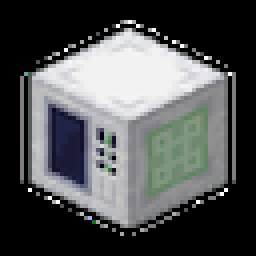
#> input picture src/main/resources/legacy_art/pack.png, 64 x 64 px (shown 4 times larger)
$ python -i legacy_pack.py   (imports and definitions only)
#> lines starting #> are read from the running program, lines starting #| are printed output that depends on the picture
"""Re-cut the built-in fallback resource pack straight from a released tag.

The result lands in `src/main/resources/legacy_art/`, ships inside the jar, and is offered to the
player by `NeoECOPrototypeClient#onAddPackFinders` -- so "go back to the previous look" is a toggle in
the resource pack screen rather than something they have to download.

The pack carries blockstates as well as models and textures, which is what makes it need no
maintenance: a shipped blockstate only names the properties of its own era, and Minecraft matches
variant keys as subsets, so states this version added later fall through to the old wildcard keys
instead of resolving to nothing (measured: v1.2.7's 16 storage-host keys cover all 32 states the
current block can build, exactly once each). Dropping a property from a block would break that -- the
old key would name a property the block no longer has, get discarded, and really would hide the
block -- so re-run this script whenever a release removes one.

Usage:  python tools/legacy_pack.py v1.2.8
"""
import glob
import itertools
import json
import os
import re
import shutil
import subprocess
import sys
import zipfile

REPO = os.path.dirname(os.path.dirname(os.path.abspath(__file__)))
NS = "neoecoprototype"
SRC = f"src/main/resources/assets/{NS}"
PACK = os.path.join(REPO, "src", "main", "resources", "legacy_art")
PARTS = ("models", "textures", "blockstates")


# [15 lines left out: function extract, not called in this run]


def build(source):
    if os.path.isdir(PACK):
        shutil.rmtree(PACK)
    os.makedirs(PACK)
    with open(os.path.join(PACK, "pack.mcmeta"), "w", encoding="utf-8") as fh:
        json.dump({"pack": {"description": "Neo ECO Prototype legacy art", "pack_format": 34}},
                  fh, ensure_ascii=False, indent=4)
    write_cover()
    for part in PARTS:
        src = os.path.join(source, part)
        if os.path.isdir(src):
            shutil.copytree(src, os.path.join(PACK, "assets", NS, part))


def write_cover():
    """A pack without pack.png gets Minecraft's default stone tile as its icon, which reads as
    "broken texture" to everyone. The mod logo is not square, so centre-crop before downscaling."""
    logo = os.path.join(REPO, "src", "main", "resources", "logo.png")
    if not os.path.exists(logo):
        print("no src/main/resources/logo.png; the pack will show Minecraft's default stone icon")
        return
    from PIL import Image
    im = Image.open(logo).convert("RGBA")
    side = min(im.size)
    left = (im.width - side) // 2
    top = (im.height - side) // 2
    im.crop((left, top, left + side, top + side)).resize((64, 64), Image.LANCZOS).save(
        os.path.join(PACK, "pack.png"))


# [44 lines left out: functions check_self_contained, check_states_still_resolve, main, not called in this run]


# [2 lines not run here, left out]

>>> import cv2
>>> picture = cv2.imread('../src/main/resources/legacy_art/pack.png', cv2.IMREAD_GRAYSCALE)
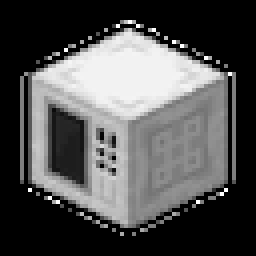
#> picture: shape (64, 64) (shown 4 times larger); min 0, max 255, mean 81.7
#> (the run stopped early here; a loop or call above may not have finished)
